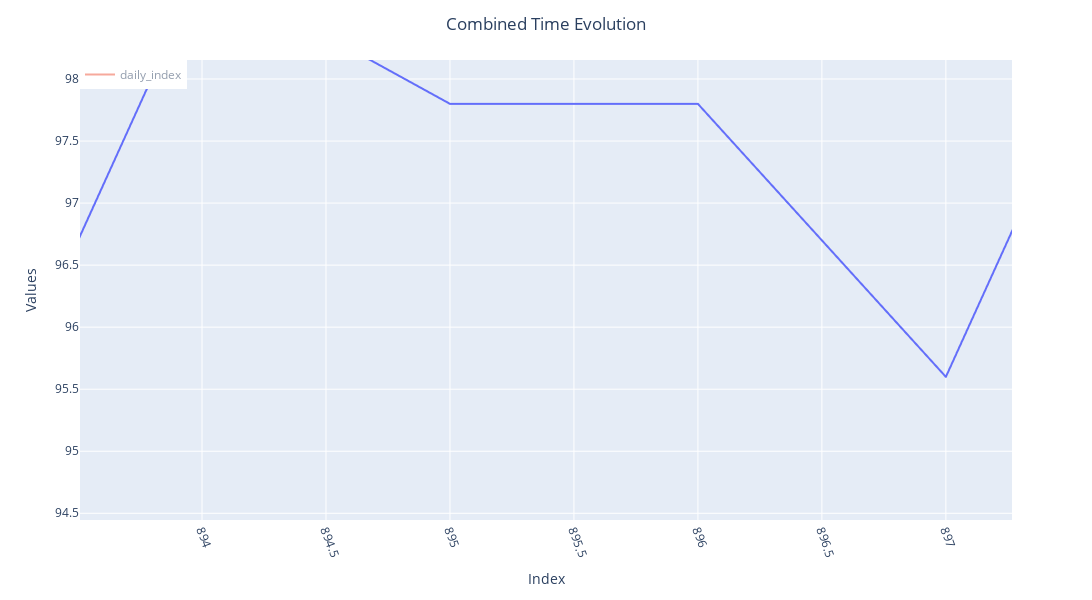

Here is the notebook cell this chart was saved with:
### Code cell
fig = px.line(dummy, x=dummy.index, y='PCA_Normalized', markers=False)
fig.add_scatter(x=dummy.index, y=dummy['daily_index'], mode='lines', name='daily_index')
fig.update_layout(title='Combined Time Evolution', title_x=0.5, 
                  xaxis_title='Index', yaxis_title='Values', 
                  width=1500, height=600, legend=dict(x=0, y=1))
fig.update_xaxes(tickangle=70, tickformat='%Y-%m')
fig.show()

### Figure 1 — Plotly figure (JSON) as saved in the notebook; plotly's stock layout.template omitted (floating-point values rounded to 4 significant figures; data arrays with more than 128 entries replaced by an {"elided": "..."} marker saying what was removed)
{"data": [{"hovertemplate": "index=%{x}<br>PCA_Normalized=%{y}<extra></extra>", "legendgroup": "", "line": {"color": "#636efa", "dash": "solid"}, "marker": {"symbol": "circle"}, "mode": "lines", "name": "", "showlegend": false, "type": "scattergl", "x": {"elided": "1965 int values"}, "xaxis": "x", "y": {"elided": "1965 float values"}, "yaxis": "y"}, {"mode": "lines", "name": "daily_index", "type": "scatter", "visible": "legendonly", "x": {"elided": "1965 int values"}, "y": {"elided": "1965 int values"}}], "layout": {"height": 600, "legend": {"tracegroupgap": 0, "x": 0, "y": 1}, "margin": {"t": 60}, "title": {"text": "Combined Time Evolution", "x": 0.5}, "width": 1500, "xaxis": {"anchor": "y", "autorange": false, "domain": [0, 1], "range": [893.5, 897.3], "tickangle": 70, "tickformat": "%Y-%m", "title": {"text": "Index"}, "type": "linear"}, "yaxis": {"anchor": "x", "autorange": false, "domain": [0, 1], "range": [94.45, 98.15], "title": {"text": "Values"}, "type": "linear"}}}
